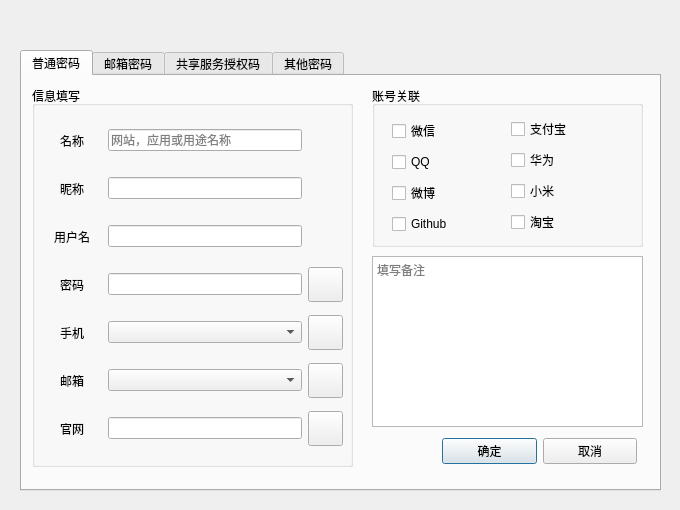
<?xml version="1.0" encoding="UTF-8"?>
<ui version="4.0">
 <class>addItemDialog</class>
 <widget class="QDialog" name="addItemDialog">
  <property name="geometry">
   <rect>
    <x>0</x>
    <y>0</y>
    <width>680</width>
    <height>510</height>
   </rect>
  </property>
  <property name="minimumSize">
   <size>
    <width>680</width>
    <height>510</height>
   </size>
  </property>
  <property name="maximumSize">
   <size>
    <width>680</width>
    <height>510</height>
   </size>
  </property>
  <property name="windowTitle">
   <string>Dialog</string>
  </property>
  <widget class="QTabWidget" name="tabWidget">
   <property name="geometry">
    <rect>
     <x>20</x>
     <y>50</y>
     <width>641</width>
     <height>441</height>
    </rect>
   </property>
   <property name="font">
    <font/>
   </property>
   <property name="tabPosition">
    <enum>QTabWidget::North</enum>
   </property>
   <property name="tabShape">
    <enum>QTabWidget::Rounded</enum>
   </property>
   <property name="currentIndex">
    <number>0</number>
   </property>
   <property name="usesScrollButtons">
    <bool>false</bool>
   </property>
   <property name="movable">
    <bool>false</bool>
   </property>
   <property name="tabBarAutoHide">
    <bool>false</bool>
   </property>
   <widget class="QWidget" name="common">
    <attribute name="title">
     <string>普通密码</string>
    </attribute>
    <widget class="QWidget" name="layoutWidget">
     <property name="geometry">
      <rect>
       <x>420</x>
       <y>360</y>
       <width>195</width>
       <height>31</height>
      </rect>
     </property>
     <layout class="QHBoxLayout" name="horizontalLayout_10">
      <item>
       <widget class="QPushButton" name="yes">
        <property name="text">
         <string>确定</string>
        </property>
       </widget>
      </item>
      <item>
       <widget class="QPushButton" name="no">
        <property name="text">
         <string>取消</string>
        </property>
       </widget>
      </item>
     </layout>
    </widget>
    <widget class="QGroupBox" name="groupBox_2">
     <property name="geometry">
      <rect>
       <x>10</x>
       <y>10</y>
       <width>321</width>
       <height>381</height>
      </rect>
     </property>
     <property name="title">
      <string>信息填写</string>
     </property>
     <widget class="QWidget" name="layoutWidget_1">
      <property name="geometry">
       <rect>
        <x>10</x>
        <y>30</y>
        <width>301</width>
        <height>341</height>
       </rect>
      </property>
      <layout class="QVBoxLayout" name="verticalLayout">
       <item>
        <layout class="QHBoxLayout" name="horizontalLayout">
         <item>
          <widget class="QLabel" name="nameLabel">
           <property name="minimumSize">
            <size>
             <width>60</width>
             <height>0</height>
            </size>
           </property>
           <property name="text">
            <string>名称</string>
           </property>
           <property name="alignment">
            <set>Qt::AlignCenter</set>
           </property>
          </widget>
         </item>
         <item>
          <widget class="QLineEdit" name="name">
           <property name="placeholderText">
            <string>网站，应用或用途名称</string>
           </property>
          </widget>
         </item>
         <item>
          <widget class="QPushButton" name="space_2">
           <property name="minimumSize">
            <size>
             <width>35</width>
             <height>35</height>
            </size>
           </property>
           <property name="maximumSize">
            <size>
             <width>35</width>
             <height>35</height>
            </size>
           </property>
           <property name="styleSheet">
            <string notr="true">border:0px;background-color:transparent</string>
           </property>
           <property name="text">
            <string/>
           </property>
          </widget>
         </item>
        </layout>
       </item>
       <item>
        <layout class="QHBoxLayout" name="horizontalLayout_2">
         <item>
          <widget class="QLabel" name="nickNameLabel">
           <property name="minimumSize">
            <size>
             <width>60</width>
             <height>0</height>
            </size>
           </property>
           <property name="text">
            <string>昵称</string>
           </property>
           <property name="alignment">
            <set>Qt::AlignCenter</set>
           </property>
          </widget>
         </item>
         <item>
          <widget class="QLineEdit" name="nickName"/>
         </item>
         <item>
          <widget class="QPushButton" name="space_3">
           <property name="minimumSize">
            <size>
             <width>35</width>
             <height>35</height>
            </size>
           </property>
           <property name="maximumSize">
            <size>
             <width>35</width>
             <height>35</height>
            </size>
           </property>
           <property name="styleSheet">
            <string notr="true">border:0px;background-color:transparent</string>
           </property>
           <property name="text">
            <string/>
           </property>
          </widget>
         </item>
        </layout>
       </item>
       <item>
        <layout class="QHBoxLayout" name="horizontalLayout_3">
         <item>
          <widget class="QLabel" name="idLabel">
           <property name="minimumSize">
            <size>
             <width>60</width>
             <height>0</height>
            </size>
           </property>
           <property name="text">
            <string>用户名</string>
           </property>
           <property name="alignment">
            <set>Qt::AlignCenter</set>
           </property>
          </widget>
         </item>
         <item>
          <widget class="QLineEdit" name="id"/>
         </item>
         <item>
          <widget class="QPushButton" name="space_4">
           <property name="minimumSize">
            <size>
             <width>35</width>
             <height>35</height>
            </size>
           </property>
           <property name="maximumSize">
            <size>
             <width>35</width>
             <height>35</height>
            </size>
           </property>
           <property name="styleSheet">
            <string notr="true">border:0px;background-color:transparent</string>
           </property>
           <property name="text">
            <string/>
           </property>
          </widget>
         </item>
        </layout>
       </item>
       <item>
        <layout class="QHBoxLayout" name="horizontalLayout_4">
         <item>
          <widget class="QLabel" name="passwordLabel">
           <property name="minimumSize">
            <size>
             <width>60</width>
             <height>0</height>
            </size>
           </property>
           <property name="text">
            <string>密码</string>
           </property>
           <property name="alignment">
            <set>Qt::AlignCenter</set>
           </property>
          </widget>
         </item>
         <item>
          <widget class="QLineEdit" name="password"/>
         </item>
         <item>
          <widget class="QPushButton" name="passwordJudge">
           <property name="minimumSize">
            <size>
             <width>35</width>
             <height>35</height>
            </size>
           </property>
           <property name="maximumSize">
            <size>
             <width>35</width>
             <height>35</height>
            </size>
           </property>
           <property name="text">
            <string/>
           </property>
          </widget>
         </item>
        </layout>
       </item>
       <item>
        <layout class="QHBoxLayout" name="horizontalLayout_5">
         <item>
          <widget class="QLabel" name="mobileLabel">
           <property name="minimumSize">
            <size>
             <width>60</width>
             <height>0</height>
            </size>
           </property>
           <property name="text">
            <string>手机</string>
           </property>
           <property name="alignment">
            <set>Qt::AlignCenter</set>
           </property>
          </widget>
         </item>
         <item>
          <widget class="QComboBox" name="mobile">
           <property name="sizePolicy">
            <sizepolicy hsizetype="Expanding" vsizetype="Fixed">
             <horstretch>0</horstretch>
             <verstretch>0</verstretch>
            </sizepolicy>
           </property>
          </widget>
         </item>
         <item>
          <widget class="QPushButton" name="mobileJudge">
           <property name="minimumSize">
            <size>
             <width>35</width>
             <height>35</height>
            </size>
           </property>
           <property name="maximumSize">
            <size>
             <width>35</width>
             <height>35</height>
            </size>
           </property>
           <property name="text">
            <string/>
           </property>
          </widget>
         </item>
        </layout>
       </item>
       <item>
        <layout class="QHBoxLayout" name="horizontalLayout_6">
         <item>
          <widget class="QLabel" name="mailLabel">
           <property name="minimumSize">
            <size>
             <width>60</width>
             <height>0</height>
            </size>
           </property>
           <property name="text">
            <string>邮箱</string>
           </property>
           <property name="alignment">
            <set>Qt::AlignCenter</set>
           </property>
          </widget>
         </item>
         <item>
          <widget class="QComboBox" name="mail">
           <property name="sizePolicy">
            <sizepolicy hsizetype="Expanding" vsizetype="Fixed">
             <horstretch>0</horstretch>
             <verstretch>0</verstretch>
            </sizepolicy>
           </property>
          </widget>
         </item>
         <item>
          <widget class="QPushButton" name="mailJudge">
           <property name="minimumSize">
            <size>
             <width>35</width>
             <height>35</height>
            </size>
           </property>
           <property name="maximumSize">
            <size>
             <width>35</width>
             <height>35</height>
            </size>
           </property>
           <property name="text">
            <string/>
           </property>
          </widget>
         </item>
        </layout>
       </item>
       <item>
        <layout class="QHBoxLayout" name="horizontalLayout_7">
         <item>
          <widget class="QLabel" name="websiteLabel">
           <property name="minimumSize">
            <size>
             <width>60</width>
             <height>0</height>
            </size>
           </property>
           <property name="text">
            <string>官网</string>
           </property>
           <property name="alignment">
            <set>Qt::AlignCenter</set>
           </property>
          </widget>
         </item>
         <item>
          <widget class="QLineEdit" name="website"/>
         </item>
         <item>
          <widget class="QPushButton" name="websiteJudge">
           <property name="minimumSize">
            <size>
             <width>35</width>
             <height>35</height>
            </size>
           </property>
           <property name="maximumSize">
            <size>
             <width>35</width>
             <height>35</height>
            </size>
           </property>
           <property name="text">
            <string/>
           </property>
          </widget>
         </item>
        </layout>
       </item>
      </layout>
     </widget>
    </widget>
    <widget class="QTextEdit" name="remark">
     <property name="geometry">
      <rect>
       <x>350</x>
       <y>180</y>
       <width>271</width>
       <height>171</height>
      </rect>
     </property>
     <property name="placeholderText">
      <string>填写备注</string>
     </property>
    </widget>
    <widget class="QGroupBox" name="groupBox">
     <property name="geometry">
      <rect>
       <x>350</x>
       <y>10</y>
       <width>271</width>
       <height>161</height>
      </rect>
     </property>
     <property name="title">
      <string>账号关联</string>
     </property>
     <widget class="QWidget" name="layoutWidget_2">
      <property name="geometry">
       <rect>
        <x>20</x>
        <y>30</y>
        <width>231</width>
        <height>121</height>
       </rect>
      </property>
      <layout class="QHBoxLayout" name="horizontalLayout_11">
       <item>
        <layout class="QVBoxLayout" name="verticalLayout_2">
         <item>
          <widget class="QCheckBox" name="wechat">
           <property name="text">
            <string>微信</string>
           </property>
          </widget>
         </item>
         <item>
          <widget class="QCheckBox" name="qq">
           <property name="text">
            <string>QQ</string>
           </property>
          </widget>
         </item>
         <item>
          <widget class="QCheckBox" name="weibo">
           <property name="text">
            <string>微博</string>
           </property>
          </widget>
         </item>
         <item>
          <widget class="QCheckBox" name="github">
           <property name="text">
            <string>Github</string>
           </property>
          </widget>
         </item>
        </layout>
       </item>
       <item>
        <layout class="QVBoxLayout" name="verticalLayout_3">
         <item>
          <widget class="QCheckBox" name="alipay">
           <property name="text">
            <string>支付宝</string>
           </property>
          </widget>
         </item>
         <item>
          <widget class="QCheckBox" name="huawei">
           <property name="text">
            <string>华为</string>
           </property>
          </widget>
         </item>
         <item>
          <widget class="QCheckBox" name="xiaomi">
           <property name="text">
            <string>小米</string>
           </property>
          </widget>
         </item>
         <item>
          <widget class="QCheckBox" name="taobao">
           <property name="text">
            <string>淘宝</string>
           </property>
          </widget>
         </item>
        </layout>
       </item>
      </layout>
     </widget>
    </widget>
   </widget>
   <widget class="QWidget" name="mailKey">
    <attribute name="title">
     <string>邮箱密码</string>
    </attribute>
    <widget class="QWidget" name="layoutWidget_3">
     <property name="geometry">
      <rect>
       <x>30</x>
       <y>20</y>
       <width>311</width>
       <height>251</height>
      </rect>
     </property>
     <layout class="QVBoxLayout" name="verticalLayout_4">
      <item>
       <layout class="QHBoxLayout" name="horizontalLayout_9">
        <item>
         <widget class="QLabel" name="mail_nameLabel">
          <property name="minimumSize">
           <size>
            <width>60</width>
            <height>0</height>
           </size>
          </property>
          <property name="text">
           <string>名称</string>
          </property>
          <property name="alignment">
           <set>Qt::AlignCenter</set>
          </property>
         </widget>
        </item>
        <item>
         <widget class="QLineEdit" name="mail_name">
          <property name="placeholderText">
           <string>网站，应用或用途名称</string>
          </property>
         </widget>
        </item>
        <item>
         <widget class="QPushButton" name="space">
          <property name="minimumSize">
           <size>
            <width>35</width>
            <height>35</height>
           </size>
          </property>
          <property name="maximumSize">
           <size>
            <width>35</width>
            <height>35</height>
           </size>
          </property>
          <property name="styleSheet">
           <string notr="true">border:0px;background-color:transparent</string>
          </property>
          <property name="text">
           <string/>
          </property>
         </widget>
        </item>
       </layout>
      </item>
      <item>
       <layout class="QHBoxLayout" name="horizontalLayout_16">
        <item>
         <widget class="QLabel" name="mail_mailLabel">
          <property name="minimumSize">
           <size>
            <width>60</width>
            <height>0</height>
           </size>
          </property>
          <property name="text">
           <string>邮箱</string>
          </property>
          <property name="alignment">
           <set>Qt::AlignCenter</set>
          </property>
         </widget>
        </item>
        <item>
         <widget class="QComboBox" name="mail_mail">
          <property name="sizePolicy">
           <sizepolicy hsizetype="Expanding" vsizetype="Fixed">
            <horstretch>0</horstretch>
            <verstretch>0</verstretch>
           </sizepolicy>
          </property>
         </widget>
        </item>
        <item>
         <widget class="QPushButton" name="mail_mailJudge">
          <property name="minimumSize">
           <size>
            <width>35</width>
            <height>35</height>
           </size>
          </property>
          <property name="maximumSize">
           <size>
            <width>35</width>
            <height>35</height>
           </size>
          </property>
          <property name="text">
           <string/>
          </property>
         </widget>
        </item>
       </layout>
      </item>
      <item>
       <layout class="QHBoxLayout" name="horizontalLayout_19">
        <item>
         <widget class="QLabel" name="mail_subNameLabel">
          <property name="minimumSize">
           <size>
            <width>60</width>
            <height>0</height>
           </size>
          </property>
          <property name="text">
           <string>别名</string>
          </property>
          <property name="alignment">
           <set>Qt::AlignCenter</set>
          </property>
         </widget>
        </item>
        <item>
         <widget class="QLineEdit" name="mail_subName"/>
        </item>
        <item>
         <widget class="QPushButton" name="mail_subNameJudge">
          <property name="minimumSize">
           <size>
            <width>35</width>
            <height>35</height>
           </size>
          </property>
          <property name="maximumSize">
           <size>
            <width>35</width>
            <height>35</height>
           </size>
          </property>
          <property name="text">
           <string/>
          </property>
         </widget>
        </item>
       </layout>
      </item>
      <item>
       <layout class="QHBoxLayout" name="horizontalLayout_14">
        <item>
         <widget class="QLabel" name="mail_passwordLabel">
          <property name="minimumSize">
           <size>
            <width>60</width>
            <height>0</height>
           </size>
          </property>
          <property name="text">
           <string>密码</string>
          </property>
          <property name="alignment">
           <set>Qt::AlignCenter</set>
          </property>
         </widget>
        </item>
        <item>
         <widget class="QLineEdit" name="mail_password"/>
        </item>
        <item>
         <widget class="QPushButton" name="mail_passwordJudge">
          <property name="minimumSize">
           <size>
            <width>35</width>
            <height>35</height>
           </size>
          </property>
          <property name="maximumSize">
           <size>
            <width>35</width>
            <height>35</height>
           </size>
          </property>
          <property name="text">
           <string/>
          </property>
         </widget>
        </item>
       </layout>
      </item>
      <item>
       <layout class="QHBoxLayout" name="horizontalLayout_17">
        <item>
         <widget class="QLabel" name="mail_websiteLabel">
          <property name="minimumSize">
           <size>
            <width>60</width>
            <height>0</height>
           </size>
          </property>
          <property name="text">
           <string>官网</string>
          </property>
          <property name="alignment">
           <set>Qt::AlignCenter</set>
          </property>
         </widget>
        </item>
        <item>
         <widget class="QComboBox" name="mail_website">
          <property name="sizePolicy">
           <sizepolicy hsizetype="Expanding" vsizetype="Fixed">
            <horstretch>0</horstretch>
            <verstretch>0</verstretch>
           </sizepolicy>
          </property>
         </widget>
        </item>
        <item>
         <widget class="QPushButton" name="mail_websiteJudge">
          <property name="minimumSize">
           <size>
            <width>35</width>
            <height>35</height>
           </size>
          </property>
          <property name="maximumSize">
           <size>
            <width>35</width>
            <height>35</height>
           </size>
          </property>
          <property name="text">
           <string/>
          </property>
         </widget>
        </item>
       </layout>
      </item>
     </layout>
    </widget>
    <widget class="QTextEdit" name="mail_remark">
     <property name="geometry">
      <rect>
       <x>360</x>
       <y>20</y>
       <width>261</width>
       <height>331</height>
      </rect>
     </property>
     <property name="placeholderText">
      <string>填写备注</string>
     </property>
    </widget>
    <widget class="QWidget" name="layoutWidget_5">
     <property name="geometry">
      <rect>
       <x>420</x>
       <y>360</y>
       <width>195</width>
       <height>31</height>
      </rect>
     </property>
     <layout class="QHBoxLayout" name="horizontalLayout_12">
      <item>
       <widget class="QPushButton" name="mail_yes">
        <property name="text">
         <string>确定</string>
        </property>
       </widget>
      </item>
      <item>
       <widget class="QPushButton" name="mail_no">
        <property name="text">
         <string>取消</string>
        </property>
       </widget>
      </item>
     </layout>
    </widget>
   </widget>
   <widget class="QWidget" name="jianguoyun">
    <attribute name="title">
     <string>共享服务授权码</string>
    </attribute>
    <widget class="QWidget" name="layoutWidget_6">
     <property name="geometry">
      <rect>
       <x>30</x>
       <y>20</y>
       <width>311</width>
       <height>201</height>
      </rect>
     </property>
     <layout class="QVBoxLayout" name="verticalLayout_5">
      <item>
       <layout class="QHBoxLayout" name="horizontalLayout_13">
        <item>
         <widget class="QLabel" name="jgy_nameLabel">
          <property name="minimumSize">
           <size>
            <width>60</width>
            <height>0</height>
           </size>
          </property>
          <property name="text">
           <string>名称</string>
          </property>
          <property name="alignment">
           <set>Qt::AlignCenter</set>
          </property>
         </widget>
        </item>
        <item>
         <widget class="QLineEdit" name="jgy_name">
          <property name="placeholderText">
           <string>网站，应用或用途名称</string>
          </property>
         </widget>
        </item>
        <item>
         <widget class="QPushButton" name="space_5">
          <property name="minimumSize">
           <size>
            <width>35</width>
            <height>35</height>
           </size>
          </property>
          <property name="maximumSize">
           <size>
            <width>35</width>
            <height>35</height>
           </size>
          </property>
          <property name="styleSheet">
           <string notr="true">border:0px;background-color:transparent</string>
          </property>
          <property name="text">
           <string/>
          </property>
         </widget>
        </item>
       </layout>
      </item>
      <item>
       <layout class="QHBoxLayout" name="horizontalLayout_23">
        <item>
         <widget class="QLabel" name="jgy_mailLabel">
          <property name="minimumSize">
           <size>
            <width>60</width>
            <height>0</height>
           </size>
          </property>
          <property name="text">
           <string>邮箱</string>
          </property>
          <property name="alignment">
           <set>Qt::AlignCenter</set>
          </property>
         </widget>
        </item>
        <item>
         <widget class="QComboBox" name="jgy_mail">
          <property name="sizePolicy">
           <sizepolicy hsizetype="Expanding" vsizetype="Fixed">
            <horstretch>0</horstretch>
            <verstretch>0</verstretch>
           </sizepolicy>
          </property>
         </widget>
        </item>
        <item>
         <widget class="QPushButton" name="jgy_mailJudge">
          <property name="minimumSize">
           <size>
            <width>35</width>
            <height>35</height>
           </size>
          </property>
          <property name="maximumSize">
           <size>
            <width>35</width>
            <height>35</height>
           </size>
          </property>
          <property name="text">
           <string/>
          </property>
         </widget>
        </item>
       </layout>
      </item>
      <item>
       <layout class="QHBoxLayout" name="horizontalLayout_24">
        <item>
         <widget class="QLabel" name="jgy_websiteLabel">
          <property name="minimumSize">
           <size>
            <width>60</width>
            <height>0</height>
           </size>
          </property>
          <property name="maximumSize">
           <size>
            <width>60</width>
            <height>16777215</height>
           </size>
          </property>
          <property name="text">
           <string>地址</string>
          </property>
          <property name="alignment">
           <set>Qt::AlignCenter</set>
          </property>
         </widget>
        </item>
        <item>
         <widget class="QComboBox" name="jgy_website">
          <property name="sizePolicy">
           <sizepolicy hsizetype="Expanding" vsizetype="Fixed">
            <horstretch>0</horstretch>
            <verstretch>0</verstretch>
           </sizepolicy>
          </property>
         </widget>
        </item>
        <item>
         <widget class="QPushButton" name="jgy_websiteJudge">
          <property name="minimumSize">
           <size>
            <width>35</width>
            <height>35</height>
           </size>
          </property>
          <property name="maximumSize">
           <size>
            <width>35</width>
            <height>35</height>
           </size>
          </property>
          <property name="text">
           <string/>
          </property>
         </widget>
        </item>
       </layout>
      </item>
      <item>
       <layout class="QHBoxLayout" name="horizontalLayout_21">
        <item>
         <widget class="QLabel" name="jgy_passwordLabel">
          <property name="minimumSize">
           <size>
            <width>60</width>
            <height>0</height>
           </size>
          </property>
          <property name="text">
           <string>授权码</string>
          </property>
          <property name="alignment">
           <set>Qt::AlignCenter</set>
          </property>
         </widget>
        </item>
        <item>
         <widget class="QLineEdit" name="jgy_password"/>
        </item>
        <item>
         <widget class="QPushButton" name="jgy_passwordJudge">
          <property name="minimumSize">
           <size>
            <width>35</width>
            <height>35</height>
           </size>
          </property>
          <property name="maximumSize">
           <size>
            <width>35</width>
            <height>35</height>
           </size>
          </property>
          <property name="text">
           <string/>
          </property>
         </widget>
        </item>
       </layout>
      </item>
     </layout>
    </widget>
    <widget class="QWidget" name="layoutWidget_7">
     <property name="geometry">
      <rect>
       <x>420</x>
       <y>360</y>
       <width>195</width>
       <height>31</height>
      </rect>
     </property>
     <layout class="QHBoxLayout" name="horizontalLayout_15">
      <item>
       <widget class="QPushButton" name="jgy_yes">
        <property name="text">
         <string>确定</string>
        </property>
       </widget>
      </item>
      <item>
       <widget class="QPushButton" name="jgy_no">
        <property name="text">
         <string>取消</string>
        </property>
       </widget>
      </item>
     </layout>
    </widget>
    <widget class="QTextEdit" name="jgy_remark">
     <property name="geometry">
      <rect>
       <x>30</x>
       <y>230</y>
       <width>591</width>
       <height>121</height>
      </rect>
     </property>
     <property name="placeholderText">
      <string>填写备注</string>
     </property>
    </widget>
    <widget class="QTextEdit" name="jgy_tip">
     <property name="geometry">
      <rect>
       <x>360</x>
       <y>20</y>
       <width>261</width>
       <height>201</height>
      </rect>
     </property>
     <property name="font">
      <font/>
     </property>
     <property name="undoRedoEnabled">
      <bool>false</bool>
     </property>
     <property name="readOnly">
      <bool>true</bool>
     </property>
     <property name="html">
      <string>&lt;!DOCTYPE HTML PUBLIC &quot;-//W3C//DTD HTML 4.0//EN&quot; &quot;http://www.w3.org/TR/REC-html40/strict.dtd&quot;&gt;
&lt;html&gt;&lt;head&gt;&lt;meta name=&quot;qrichtext&quot; content=&quot;1&quot; /&gt;&lt;meta charset=&quot;utf-8&quot; /&gt;&lt;style type=&quot;text/css&quot;&gt;
p, li { white-space: pre-wrap; }
&lt;/style&gt;&lt;/head&gt;&lt;body style=&quot; font-family:'Microsoft YaHei UI'; font-size:9pt; font-weight:400; font-style:normal;&quot;&gt;
&lt;p style=&quot; margin-top:0px; margin-bottom:0px; margin-left:0px; margin-right:0px; -qt-block-indent:0; text-indent:0px;&quot;&gt;1.此选项用于支持WebDav,DropBox,Google Drive等网络存储文件共享服务的账号中为应用开启的授权密码。&lt;/p&gt;
&lt;p style=&quot; margin-top:12px; margin-bottom:12px; margin-left:0px; margin-right:0px; -qt-block-indent:0; text-indent:0px;&quot;&gt;2.坚果云WebDav服务地址为&lt;/p&gt;
&lt;p align=&quot;center&quot; style=&quot; margin-top:12px; margin-bottom:12px; margin-left:0px; margin-right:0px; -qt-block-indent:0; text-indent:0px;&quot;&gt;&lt;span style=&quot; font-weight:700;&quot;&gt;https://dav.jianguoyun.com/dav&lt;/span&gt;&lt;/p&gt;&lt;/body&gt;&lt;/html&gt;</string>
     </property>
     <property name="placeholderText">
      <string/>
     </property>
    </widget>
   </widget>
   <widget class="QWidget" name="other">
    <attribute name="title">
     <string>其他密码</string>
    </attribute>
    <widget class="QWidget" name="layoutWidget_8">
     <property name="geometry">
      <rect>
       <x>30</x>
       <y>20</y>
       <width>311</width>
       <height>91</height>
      </rect>
     </property>
     <layout class="QVBoxLayout" name="verticalLayout_6">
      <item>
       <layout class="QHBoxLayout" name="horizontalLayout_20">
        <item>
         <widget class="QLabel" name="other_nameLabel">
          <property name="minimumSize">
           <size>
            <width>60</width>
            <height>0</height>
           </size>
          </property>
          <property name="text">
           <string>名称</string>
          </property>
          <property name="alignment">
           <set>Qt::AlignCenter</set>
          </property>
         </widget>
        </item>
        <item>
         <widget class="QLineEdit" name="other_name">
          <property name="placeholderText">
           <string>网站，应用或用途名称</string>
          </property>
         </widget>
        </item>
        <item>
         <widget class="QPushButton" name="space_6">
          <property name="minimumSize">
           <size>
            <width>35</width>
            <height>35</height>
           </size>
          </property>
          <property name="maximumSize">
           <size>
            <width>35</width>
            <height>35</height>
           </size>
          </property>
          <property name="styleSheet">
           <string notr="true">border:0px;background-color:transparent</string>
          </property>
          <property name="text">
           <string/>
          </property>
         </widget>
        </item>
       </layout>
      </item>
      <item>
       <layout class="QHBoxLayout" name="horizontalLayout_22">
        <item>
         <widget class="QLabel" name="other_passwordLabel">
          <property name="minimumSize">
           <size>
            <width>60</width>
            <height>0</height>
           </size>
          </property>
          <property name="text">
           <string>密码</string>
          </property>
          <property name="alignment">
           <set>Qt::AlignCenter</set>
          </property>
         </widget>
        </item>
        <item>
         <widget class="QLineEdit" name="other_password"/>
        </item>
        <item>
         <widget class="QPushButton" name="other_passwordJudge">
          <property name="minimumSize">
           <size>
            <width>35</width>
            <height>35</height>
           </size>
          </property>
          <property name="maximumSize">
           <size>
            <width>35</width>
            <height>35</height>
           </size>
          </property>
          <property name="text">
           <string/>
          </property>
         </widget>
        </item>
       </layout>
      </item>
     </layout>
    </widget>
    <widget class="QWidget" name="layoutWidget_9">
     <property name="geometry">
      <rect>
       <x>420</x>
       <y>360</y>
       <width>195</width>
       <height>31</height>
      </rect>
     </property>
     <layout class="QHBoxLayout" name="horizontalLayout_29">
      <item>
       <widget class="QPushButton" name="other_yes">
        <property name="text">
         <string>确定</string>
        </property>
       </widget>
      </item>
      <item>
       <widget class="QPushButton" name="other_no">
        <property name="text">
         <string>取消</string>
        </property>
       </widget>
      </item>
     </layout>
    </widget>
    <widget class="QTextEdit" name="other_remark">
     <property name="geometry">
      <rect>
       <x>360</x>
       <y>20</y>
       <width>261</width>
       <height>331</height>
      </rect>
     </property>
     <property name="placeholderText">
      <string>填写备注</string>
     </property>
    </widget>
   </widget>
  </widget>
  <widget class="QFrame" name="frame">
   <property name="geometry">
    <rect>
     <x>10</x>
     <y>10</y>
     <width>661</width>
     <height>491</height>
    </rect>
   </property>
   <property name="styleSheet">
    <string notr="true">border:0px;
border-radius:10px;</string>
   </property>
   <property name="frameShape">
    <enum>QFrame::StyledPanel</enum>
   </property>
   <property name="frameShadow">
    <enum>QFrame::Raised</enum>
   </property>
  </widget>
  <zorder>frame</zorder>
  <zorder>tabWidget</zorder>
 </widget>
 <resources/>
 <connections/>
</ui>
